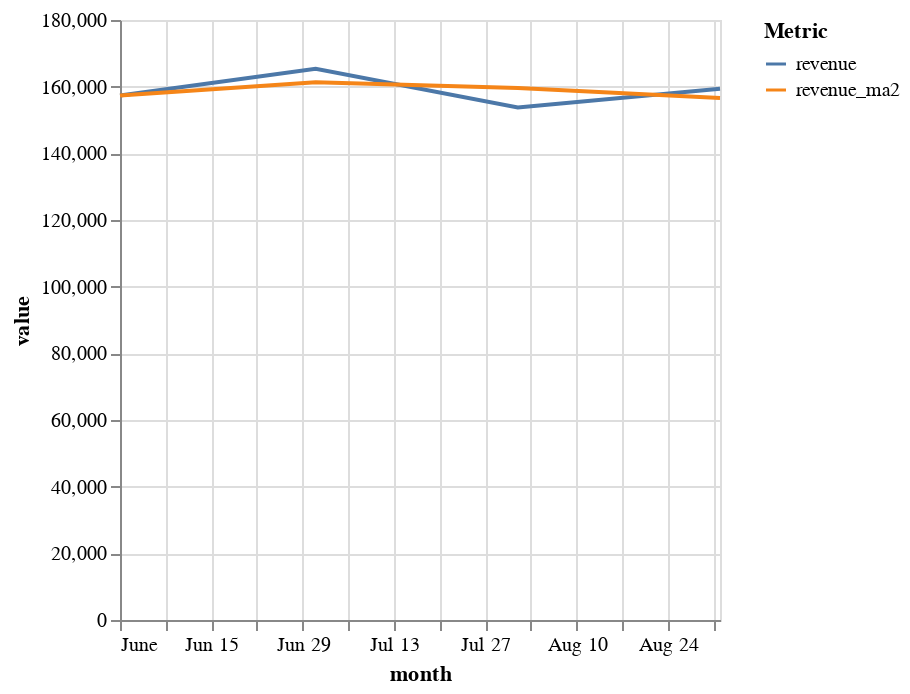

Notebook source saved alongside this figure:
### Code cell
# Quick visualization
lazy_thread.plot("Line chart of revenue and revenue_ma2 by month")

### Figure 1 — Vega-Lite specification as saved in the notebook (floating-point values rounded to 4 significant figures)
{"config": {"view": {"continuousWidth": 300, "continuousHeight": 300}}, "data": {"name": "data-4c3924953ec83a29936dc96010581fcd"}, "mark": "line", "encoding": {"color": {"field": "variable", "title": "Metric", "type": "nominal"}, "x": {"field": "month", "type": "temporal"}, "y": {"field": "value", "type": "quantitative"}}, "transform": [{"fold": ["revenue", "revenue_ma2"], "as": ["variable", "value"]}], "$schema": "https://vega.github.io/schema/vega-lite/v5.json", "datasets": {"data-4c3924953ec83a29936dc96010581fcd": [{"month": "2025-06-01T00:00:00", "revenue": 157300.0, "revenue_ma2": 157300.0}, {"month": "2025-07-01T00:00:00", "revenue": 165300.0, "revenue_ma2": 161300.0}, {"month": "2025-08-01T00:00:00", "revenue": 153800.0, "revenue_ma2": 159600.0}, {"month": "2025-09-01T00:00:00", "revenue": 159400.0, "revenue_ma2": 156600.0}]}}
